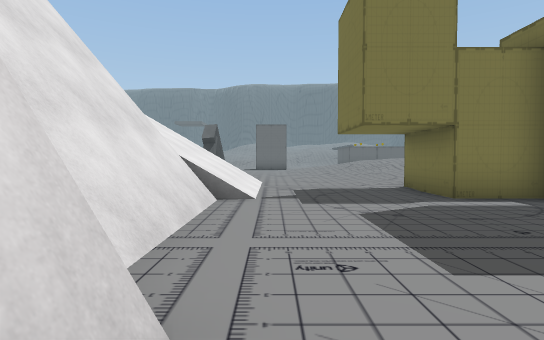
[1] (above)

19 first-person views from a walk through a 3-D level made in the Unity game engine. The camera is 1.3 m above the floor, tilts 2° down and sees 80° across. Doors are open. The floor is counted in squares, 2 m on a side. Each view is taken from the middle of a square. On the plan, view 1 faces up. The plan holds only what a view shows up to about 10 squares ahead; the rest is blank. The place goes on beyond the plan. The player character is not drawn. Some surface patterns are stand-ins.

[2]
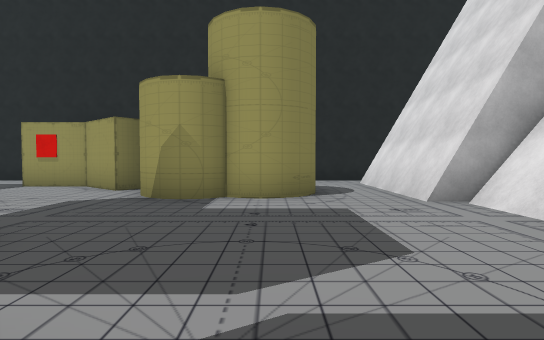

[3]
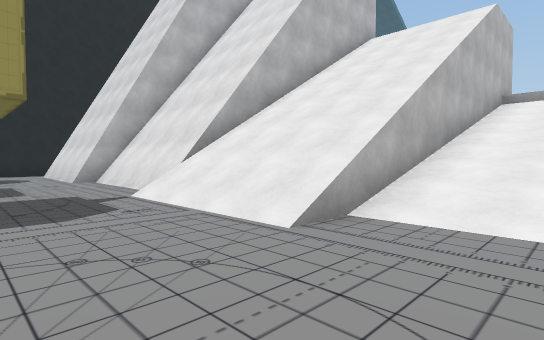

[4]
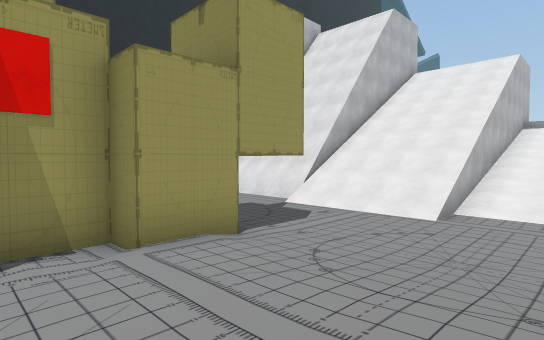

[5]
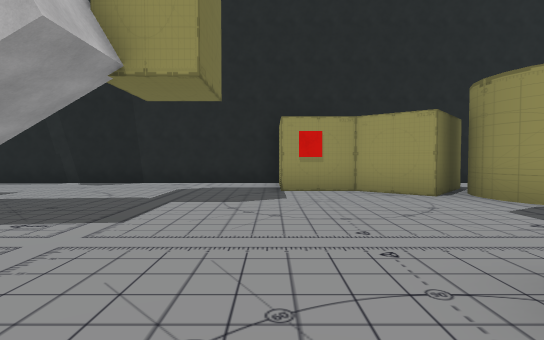

[6]
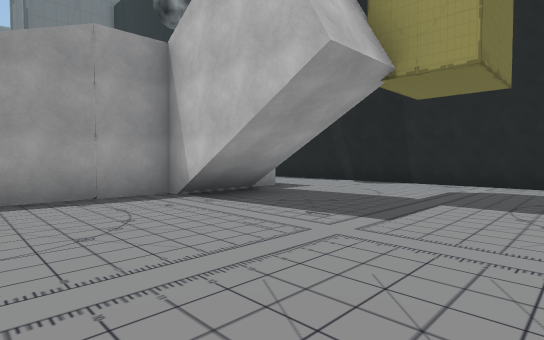

[7]
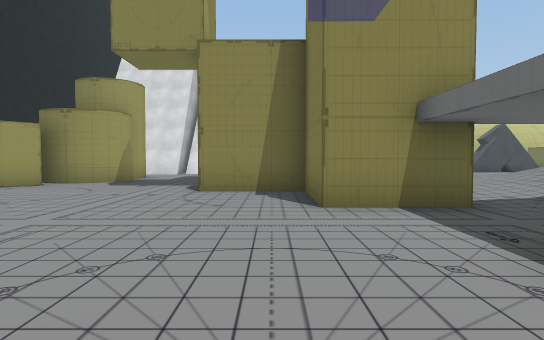

[8]
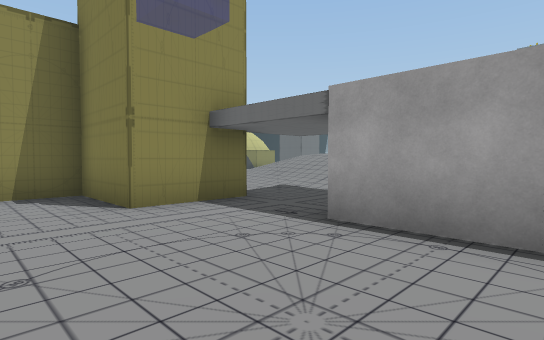

[9]
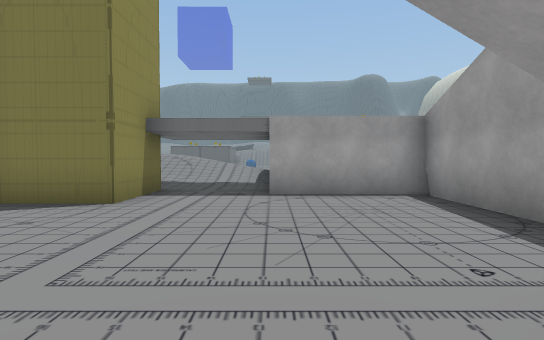

[10]
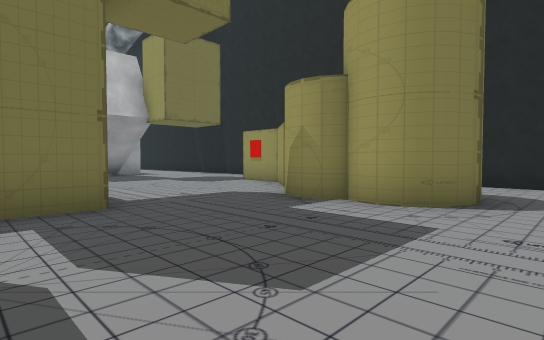

[11]
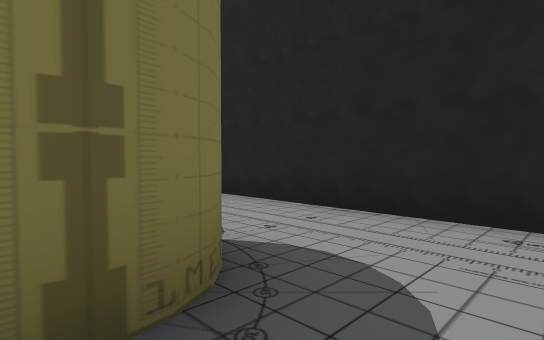

[12]
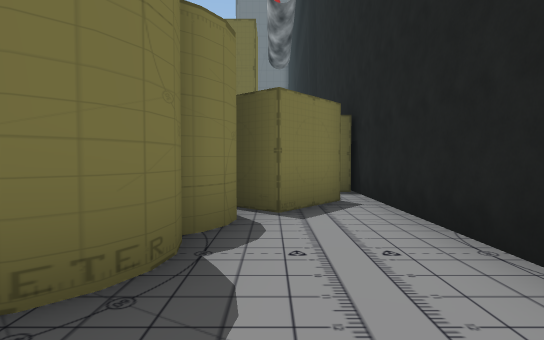

[13]
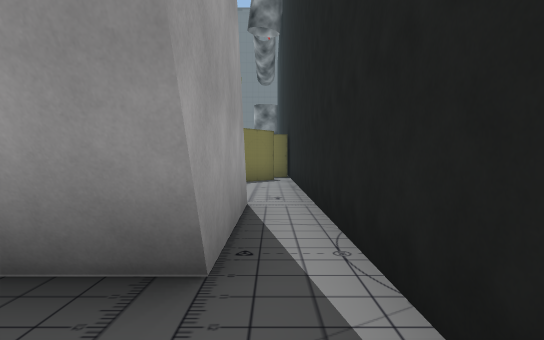

[14]
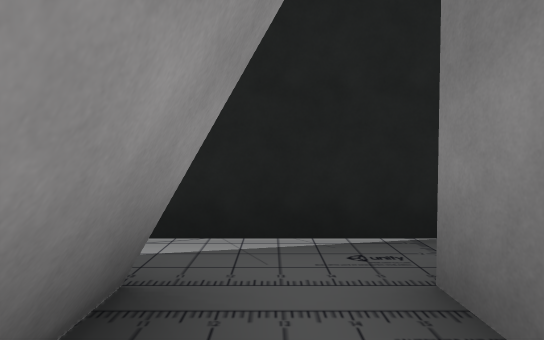

[15]
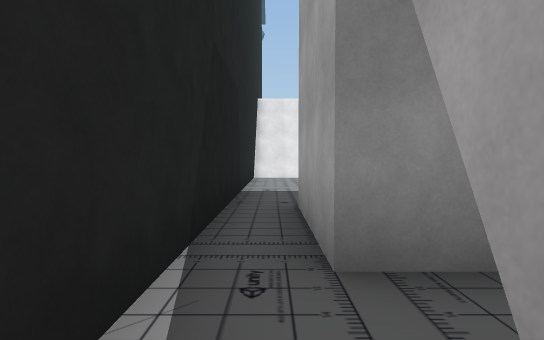

[16]
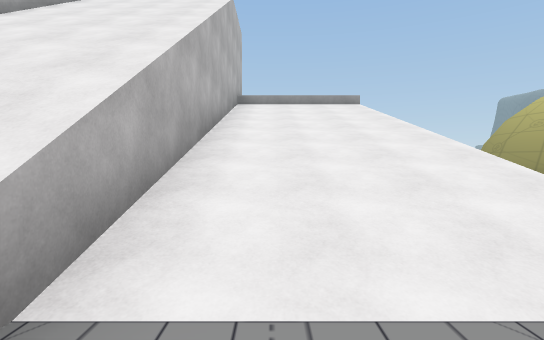

[17]
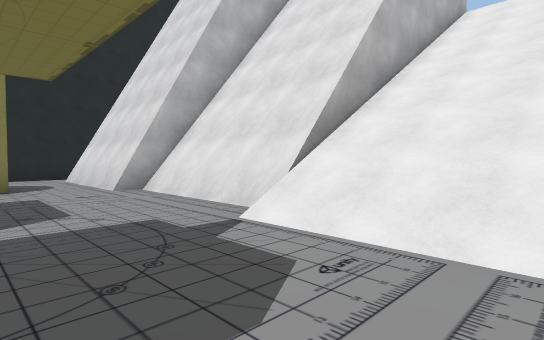

[18]
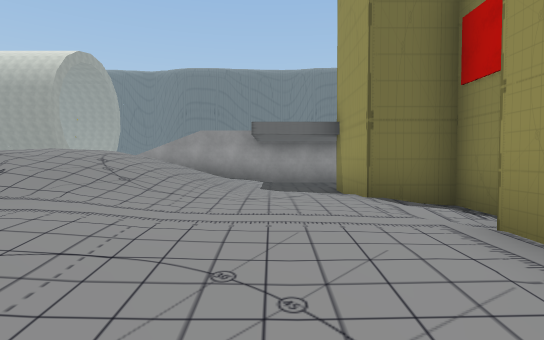

[19]
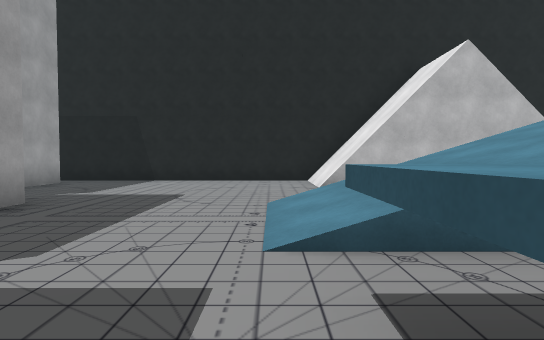

### Floor plan
Key: @ floor where view 1 was taken; # wall or solid block; . main floor; : floor 0.25 m higher than the main floor; + floor 0.5 m higher than the main floor; * floor 2.75 m higher than the main floor; % floor 5.5 m higher than the main floor; & floor 10 m higher than the main floor; / step, stairs or slope; = window, fence, low wall or low ledge; ^ raised ledge; v drop or lower ground.
Columns run from 19 left of view 1 to 15 right of it. Each row starts with its distance up from view 1.
 11          ^////////..../////////
 10          ^////////..../////////
  9          ^vvvvvvvv#....:+::/../
  8           &////////...:::::.../
  7           &////////...##//##../*//
  6      ^.   &////////...######...../
  5      ^..  #########.....##......./
  4     /=...       ###.....##......./
  3    ////...      ###..............%
  2   /////...#      ##............//%
  1   .........      ##............/
  0      .......      #@.###.........
 -1 vvvv#.......#  .###..#####.......=
 -2   ////......###.###....#####.......
 -3   ////..................####.......
 -4  ##################################

Where each view was taken, in squares from view 1:
view 1: 0 up, 0 right, facing up
view 2: 6 up, 2 right, facing down
view 3: 11 up, 2 right, facing down-left
view 4: 11 up, 6 right, facing down-left
view 5: 5 up, 8 right, facing down
view 6: 5 up, 8 right, facing down-right
view 7: 5 up, 13 right, facing left
view 8: 4 up, 13 right, facing up-left
view 9: 1 up, 11 right, facing up
view 10: 5 up, 0 right, facing down-right
view 11: 0 up, 0 right, facing down-right
view 12: 2 down, 0 right, facing right
view 13: 3 down, 5 left, facing right
view 14: 1 down, 4 left, facing down
view 15: 3 down, 3 left, facing left
view 16: 10 up, 0 right, facing left
view 17: 8 up, 2 right, facing down-left
view 18: 9 up, 2 right, facing right
view 19: 6 up, 13 left, facing down
